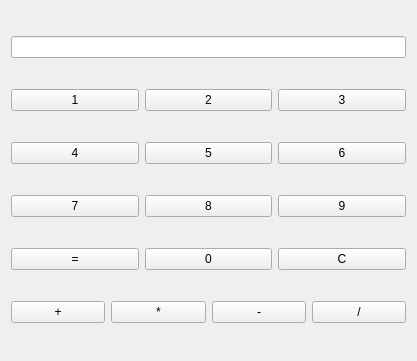
<?xml version="1.0" encoding="UTF-8"?>
<ui version="4.0">
 <class>Form</class>
 <widget class="QWidget" name="Form">
  <property name="geometry">
   <rect>
    <x>0</x>
    <y>0</y>
    <width>417</width>
    <height>361</height>
   </rect>
  </property>
  <property name="windowTitle">
   <string>Form</string>
  </property>
  <layout class="QGridLayout" name="gridLayout">
   <item row="1" column="0">
    <widget class="QPushButton" name="pushButton">
     <property name="text">
      <string>1</string>
     </property>
    </widget>
   </item>
   <item row="1" column="1">
    <widget class="QPushButton" name="pushButton_2">
     <property name="text">
      <string>2</string>
     </property>
    </widget>
   </item>
   <item row="1" column="2">
    <widget class="QPushButton" name="pushButton_3">
     <property name="text">
      <string>3</string>
     </property>
    </widget>
   </item>
   <item row="2" column="0">
    <widget class="QPushButton" name="pushButton_4">
     <property name="text">
      <string>4</string>
     </property>
    </widget>
   </item>
   <item row="2" column="1">
    <widget class="QPushButton" name="pushButton_6">
     <property name="text">
      <string>5</string>
     </property>
    </widget>
   </item>
   <item row="2" column="2">
    <widget class="QPushButton" name="pushButton_5">
     <property name="text">
      <string>6</string>
     </property>
    </widget>
   </item>
   <item row="3" column="0">
    <widget class="QPushButton" name="pushButton_8">
     <property name="text">
      <string>7</string>
     </property>
    </widget>
   </item>
   <item row="3" column="1">
    <widget class="QPushButton" name="pushButton_7">
     <property name="text">
      <string>8</string>
     </property>
    </widget>
   </item>
   <item row="3" column="2">
    <widget class="QPushButton" name="pushButton_9">
     <property name="text">
      <string>9</string>
     </property>
    </widget>
   </item>
   <item row="4" column="0">
    <widget class="QPushButton" name="pushButton_10">
     <property name="text">
      <string>=</string>
     </property>
    </widget>
   </item>
   <item row="4" column="1">
    <widget class="QPushButton" name="pushButton_12">
     <property name="text">
      <string>0</string>
     </property>
    </widget>
   </item>
   <item row="4" column="2">
    <widget class="QPushButton" name="pushButton_11">
     <property name="text">
      <string>C</string>
     </property>
    </widget>
   </item>
   <item row="5" column="0" colspan="3">
    <layout class="QHBoxLayout" name="horizontalLayout">
     <item>
      <widget class="QPushButton" name="pushButton_14">
       <property name="text">
        <string>+</string>
       </property>
      </widget>
     </item>
     <item>
      <widget class="QPushButton" name="pushButton_16">
       <property name="text">
        <string>*</string>
       </property>
      </widget>
     </item>
     <item>
      <widget class="QPushButton" name="pushButton_15">
       <property name="text">
        <string>-</string>
       </property>
      </widget>
     </item>
     <item>
      <widget class="QPushButton" name="pushButton_13">
       <property name="text">
        <string>/</string>
       </property>
      </widget>
     </item>
    </layout>
   </item>
   <item row="0" column="0" colspan="3">
    <widget class="QLineEdit" name="lineEdit"/>
   </item>
  </layout>
 </widget>
 <resources/>
 <connections/>
</ui>
